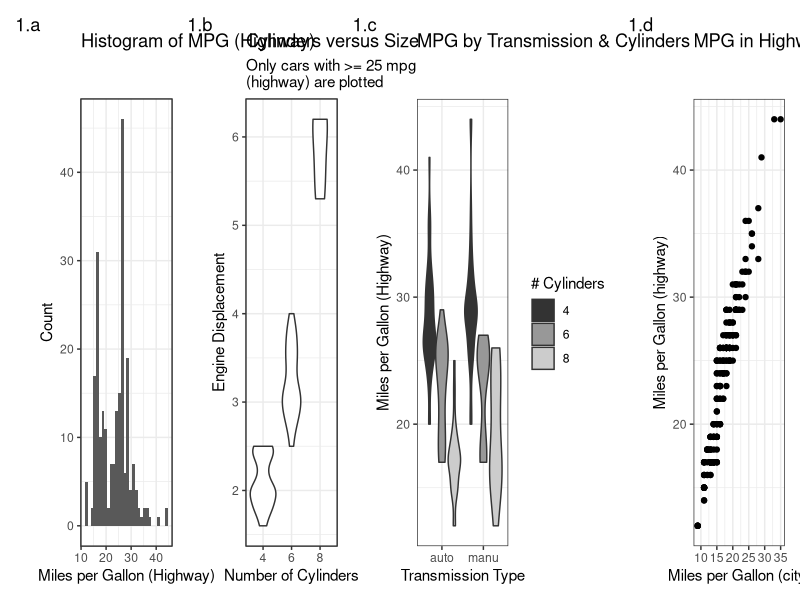
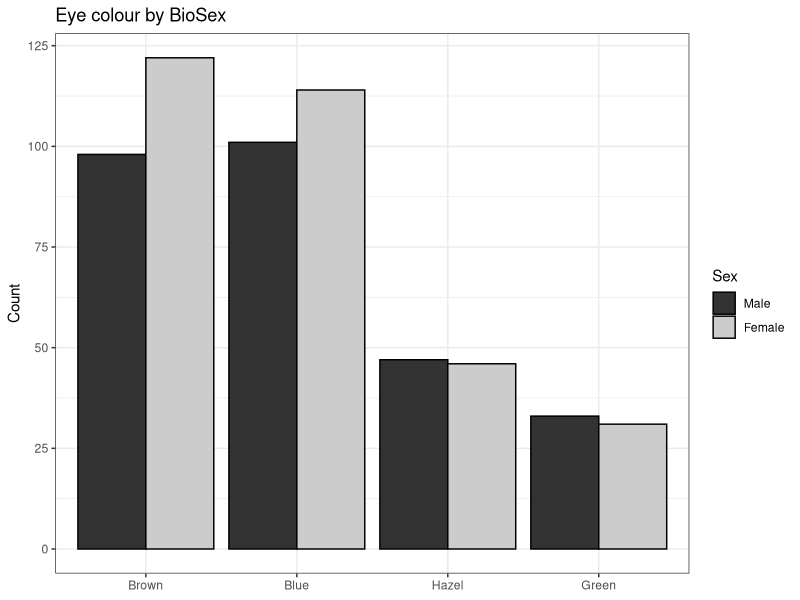
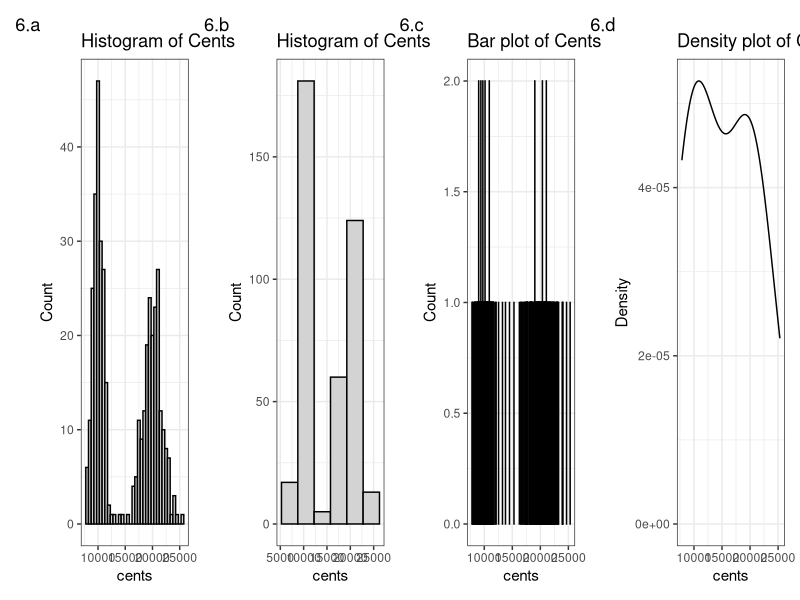
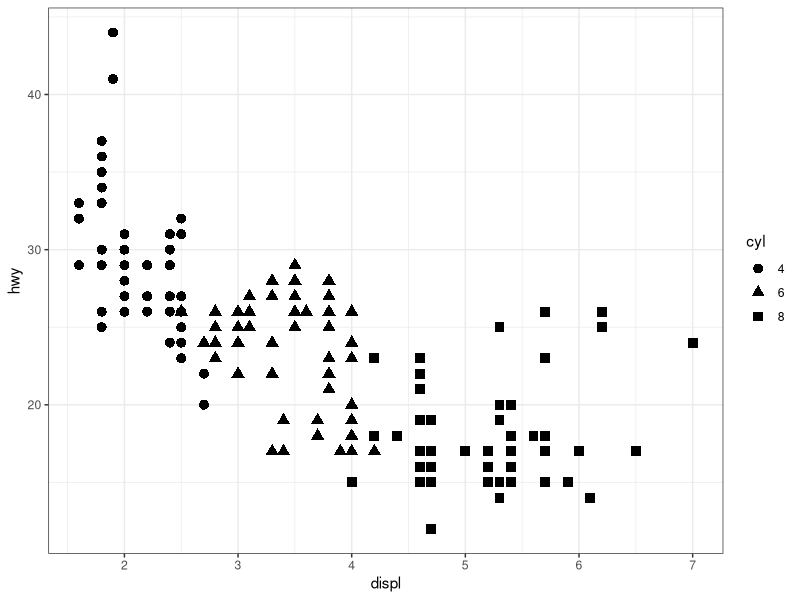
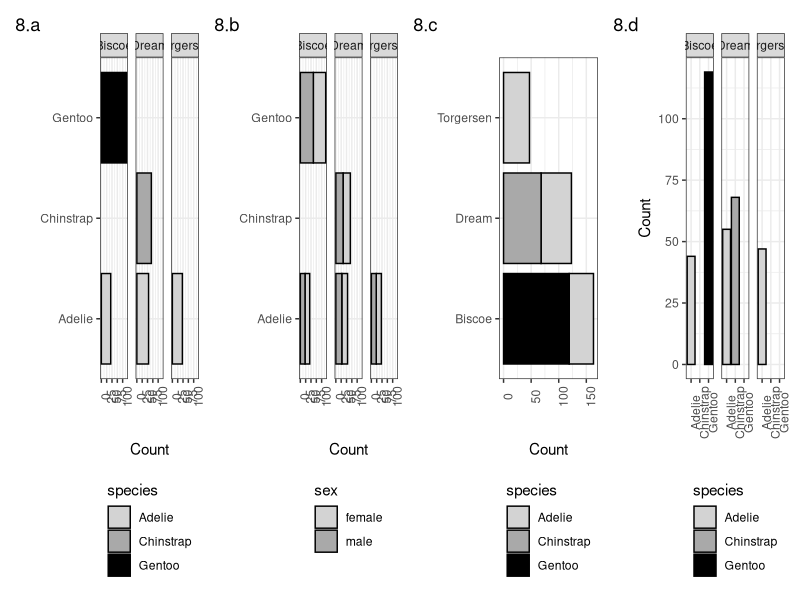
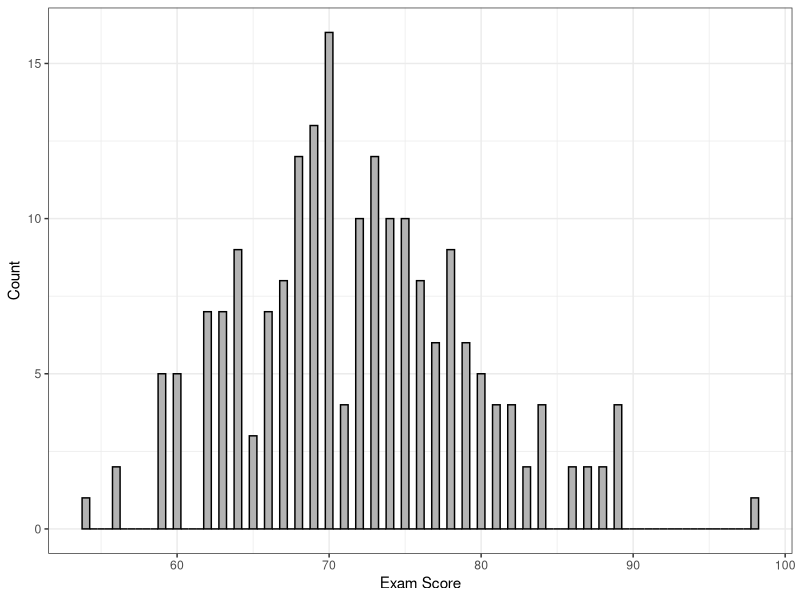
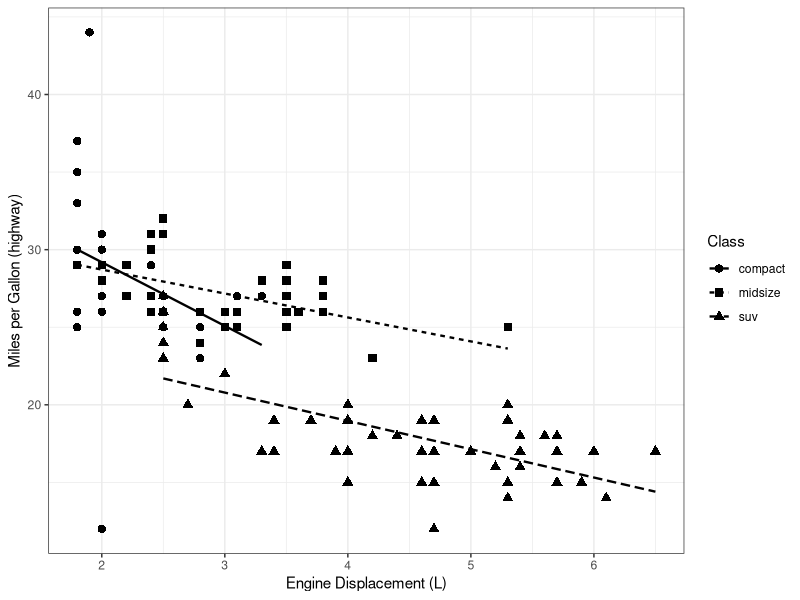
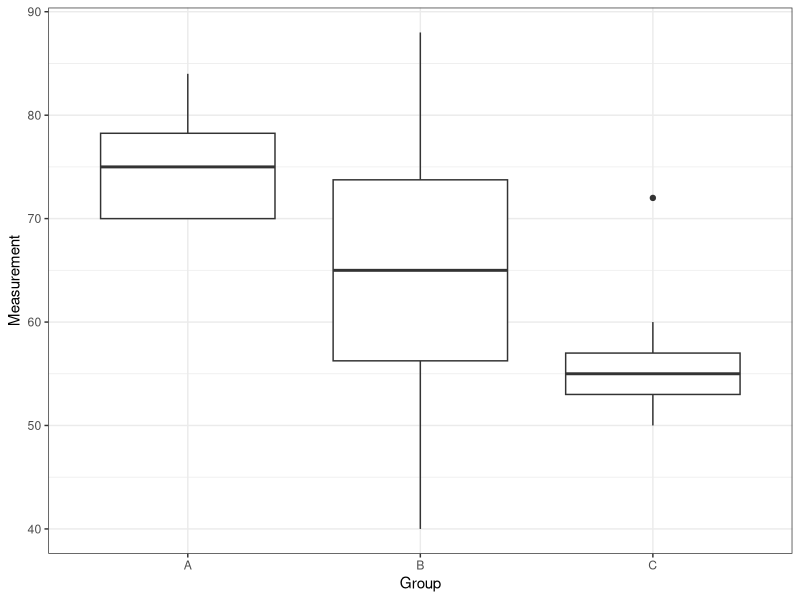

These charts were generated, in order, by the following R code:
## ---- chunk 1
#| include: false
library(tidyverse)
theme_set(theme_bw())
library(patchwork)
library(ggridges)
library(dslabs)
library(here)
library(patchwork)

library(palmerpenguins)
data(penguins)
penguins <- na.omit(penguins)

mpg_n5 <- filter(mpg, cyl != 5)

qnum <- 0

q <- function() {
    if(!exists("qnum")) qnum <- 0
    qnum <<- qnum + 1
    qnum
}
## ---- chunk 2
gga <- ggplot(mpg_n5) +
  aes(x = hwy) +
  geom_histogram() +
  labs(x = "Miles per Gallon (Highway)",
    y = "Count",
    title = "Histogram of MPG (Highway)")

ggb <- ggplot(filter(mpg_n5, hwy >= 25)) +
  aes(x = factor(cyl), y = displ) +
  geom_violin() +
  labs(x = "Number of Cylinders",
    y = "Engine Displacement",
    title = "Cylinders versus Size",
    subtitle = "Only cars with >= 25 mpg\n(highway) are plotted")

ggc  <- ggplot(mpg_n5) +
  aes(
    fill = factor(cyl),
    x = str_sub(trans, 1, 4),
    y = hwy
  ) +
  geom_violin(scale = "width") +
  scale_fill_grey() +
  labs(
    x = "Transmission Type",
    y = "Miles per Gallon (Highway)",
    fill = "# Cylinders",
    title = "MPG by Transmission & Cylinders"
  )

ggd <- ggplot(mpg_n5) +
  aes(x = cty, y = hwy) +
  geom_point() +
  labs(x = "Miles per Gallon (city)",
    y = "Miles per Gallon (highway)",
    title = "MPG in Highway and City")

gga + ggb + ggc + ggd +
  plot_layout(nrow = 1) + 
  plot_annotation(tag_level = "a", tag_prefix = "1.")
## ---- chunk 3
#| fig-width: 5
#| fig-height: 4
HairEyeColor |>
  as.data.frame() |>
  group_by(Sex, Eye) |>
  summarise(Freq = sum(Freq), .groups = "drop") |>
  ggplot() +
    aes(x = Eye, fill = Sex, y = Freq) +
    geom_col(position = "dodge", colour = 1) +
    scale_fill_grey() +
    labs(x = NULL, y = "Count",
      title = "Eye colour by BioSex")
## ---- chunk 4
#| echo: false
library(dplyr)

tribble(
  ~id, ~name, ~medicine, ~age, ~cured,
  1,  "Bonk",     "A",     19,     "yes",
  2, "Lilah",     "B",    NA,     NA,
  3,  "June",     "C",     19,     "no",
  4,  "Judy",     "B",     19,     "yes",
  5, "Julie",     "C",     19,     "no",
  6, "Jodie",     "A",     20,     "yes",
  7,  "Jill",     "A",     20,     "no"
) |>
  knitr::kable()
## ---- chunk 5
set.seed(1867)
cents <- c(round(rnorm(200, 10000, 1000)), round(rnorm(200, 20000, 2000)))
p <- ggplot() + labs(x = "Number of Cents in Bank Account") + aes(x = cents)
p1 <- p + geom_histogram(fill = "lightgrey", colour = 1, binwidth = 500) +
    labs(title = "Histogram of Cents", y = "Count")
p2 <- p + geom_histogram(fill = "lightgrey", colour = 1, binwidth = 3500) +
    labs(title = "Histogram of Cents", y = "Count")
p3 <- p + geom_bar(width = 10, colour = 1, fill = 1) +
    labs(title = "Bar plot of Cents", y = "Count")
p4 <- p + geom_density(bw = 4000) +
    labs(title = "Density plot of Cents", y = "Density")

p1 + p2 + p3 + p4 +
    plot_annotation(tag_level = "a", tag_prefix = "6.") +
    plot_layout(nrow = 1)
## ---- chunk 6
#| fig-height: 2
#| fig-width: 4.5
data(mpg)
mpg <- mpg |>
    filter(cyl != 5) |>
    mutate(cyl = factor(cyl))

ggplot(mpg) +
    aes(x = displ, y = hwy, shape = cyl) +
    geom_point(size = 3)
## ---- chunk 7
#| echo: false
#| eval: true
#| fig-width: 10
#| fig-height: 5

g1 <- ggplot(penguins) +
    aes(x = species, fill = species) +
    geom_bar(colour = 1) +
    facet_wrap(~ island) +
    coord_flip() +
    labs(
        x = NULL, y = "Count"
    )

g2 <- ggplot(penguins) +
    aes(x = species, fill = sex) +
    geom_bar(colour = 1) +
    facet_wrap(~ island) +
    coord_flip() +
    labs(
        x = NULL, y = "Count"
    )

g3 <- ggplot(penguins) +
    aes(x = island, fill = species) +
    geom_bar(colour = 1) +
    coord_flip() +
    labs(
        x = NULL, y = "Count"
    )

g4 <- ggplot(penguins) +
    aes(x = species, fill = species) +
    geom_bar(colour = 1) +
    facet_wrap(~ island) +
    labs(
        x = NULL, y = "Count"
    )

g1 + g2 + g3 + g4 +
    plot_layout(nrow = 1) +
    plot_annotation(tag_levels = "a", tag_prefix = "8.") &
    theme(
        legend.position = "bottom", legend.direction = "vertical",
        axis.text.x = element_text(angle = 90)
    ) &
    scale_fill_manual(values = c("lightgrey", "darkgrey", "black"))
## ---- chunk 8
#| echo: false
library(dplyr)

tribble(
  ~id, ~program,    ~hours_studied, ~exam_score,
  101,         "Biology",   6,              78,
  102,         "Music",     3,              65,
  103,         "Economics", 8,              88,
  104,         "Biology",   4,              70,
  105,         "Economics", 5,              74,
  106,         "Music",     7,              82,
  107,         "Biology",   9,              91,
  108,         "Economics", 2,              60
) |>
  knitr::kable()
## ---- chunk 9
#| fig-width: 6
#| fig-height: 3
#| message: false
set.seed(123)
scores <- tibble(score = round(rnorm(200, mean = 72, sd = 8)))

ggplot(scores) +
  aes(x = score) +
  geom_histogram(binwidth = 0.5, fill = "grey70", colour = 1) +
  labs(x = "Exam Score", y = "Count")
## ---- chunk 10
#| fig-width: 8
#| fig-height: 3
#| message: false
veh <- mpg |>
  select(displ, hwy, class) |>
  filter(class %in% c("compact", "midsize", "suv")) |>
  bind_rows(tibble(displ = 2.0, hwy = 12, class = "compact"))

ggplot(veh) +
  aes(x = displ, y = hwy, shape = class, linetype = class) +
  geom_point(size = 2.5) +
  geom_smooth(method = "lm", formula = y ~ x, se = FALSE,
    colour = "black", linewidth = 0.8) +
  scale_shape_manual(values = c(16, 15, 17)) +
  labs(
    x = "Engine Displacement (L)",
    y = "Miles per Gallon (highway)",
    shape = "Class", linetype = "Class"
  )
## ---- chunk 11
#| fig-width: 3.6
#| fig-height: 3.2
A <- c(70, 70, 70, 70, 70, 70, 70, 75, 75, 76, 77, 78, 79, 80, 82, 84)
B <- c(40, 46, 50, 54, 57, 60, 62, 64, 66, 68, 70, 73, 76, 79, 83, 88)
C <- c(50, 51, 52, 53, 53, 54, 54, 55, 55, 56, 56, 57, 57, 58, 59, 60, 72)

boxdat <- tibble(
  group = rep(c("A", "B", "C"), c(length(A), length(B), length(C))),
  value = c(A, B, C)
)

ggplot(boxdat) +
  aes(x = group, y = value) +
  geom_boxplot() +
  labs(x = "Group", y = "Measurement")
## ---- chunk 12
#| fig-width: 9
#| fig-height: 3.4
dat13 <- tibble(year = c("2011", "2012"), value = c(340, 396))

p_left <- ggplot(dat13) +
  aes(x = year, y = value) +
  geom_col(fill = "grey70", colour = 1, width = 0.6) +
  coord_cartesian(ylim = c(330, 400)) +
  labs(x = "Year", y = "Value")

p_right <- ggplot(dat13) +
  aes(x = year, y = value) +
  geom_col(fill = "grey70", colour = 1, width = 0.6) +
  coord_cartesian(ylim = c(0, 400)) +
  labs(x = "Year", y = "Value")

p_left + p_right
## ---- chunk 13
tribble(
  ~student_number, ~assessment, ~grade,
  123456789, "A1", 90,
  123456789, "A2", 83,
  123456789, "A3", 74,
  123456789, "MT", 89,
  124624353, "A1", 60,
  124624353, "A2", 65,
  124624353, "MT", 76,
  124624353, "A3", 70,
  984367234, "A1", 73,
  984367234, "MT", 71,
  984367234, "A2", 74,
  984367234, "A3", 76
) |>
  knitr::kable()
## ---- chunk 14
#| fig-width: 10
#| fig-height: 6
library(palmerpenguins)
data(penguins)
penguins <- na.omit(penguins)

ggplot(penguins, aes(x = bill_length_mm, y = bill_depth_mm)) +
    geom_point(
        mapping = aes(fill = species),
        shape = 21, size = 2.5, color = "black", alpha = 1
    ) +
    geom_smooth(
        method = "lm", se = FALSE, formula = y~x,
        colour = 1, linetype = "dashed", linewidth = 2.5
    ) +
    scale_fill_manual(values = c("white", "grey60", "black")) +
    labs(
        x = "Bill length (mm)",
        y = "Bill depth (mm)",
        fill = "Species",
        title = "Bill depth vs. bill length, by species",
        subtitle = "Dashed line represents overall trend for all species combined."
    ) +
    theme_minimal(base_size = 13) 
